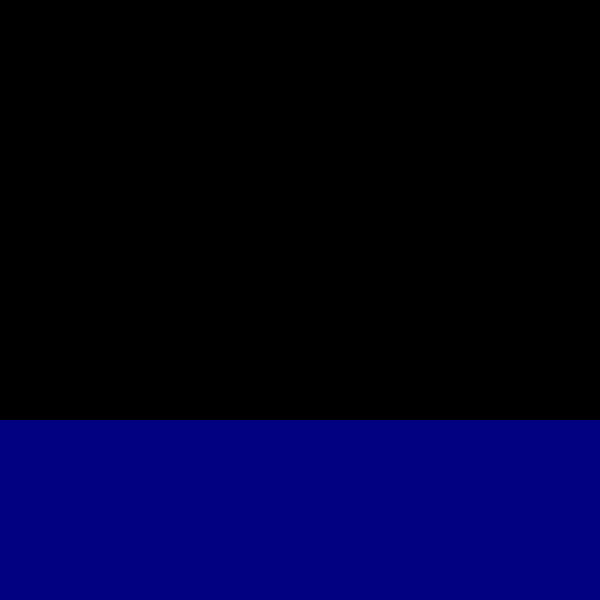
Frame 1 (no input)
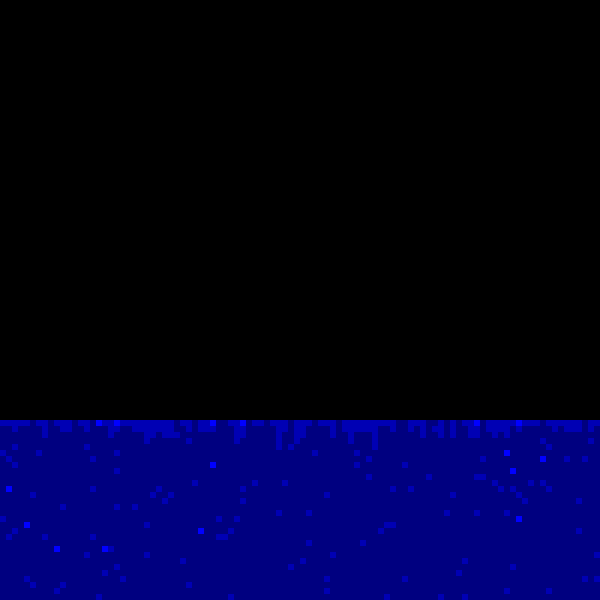
Frame 60 (the mouse pressed at the canvas centre just before this capture)
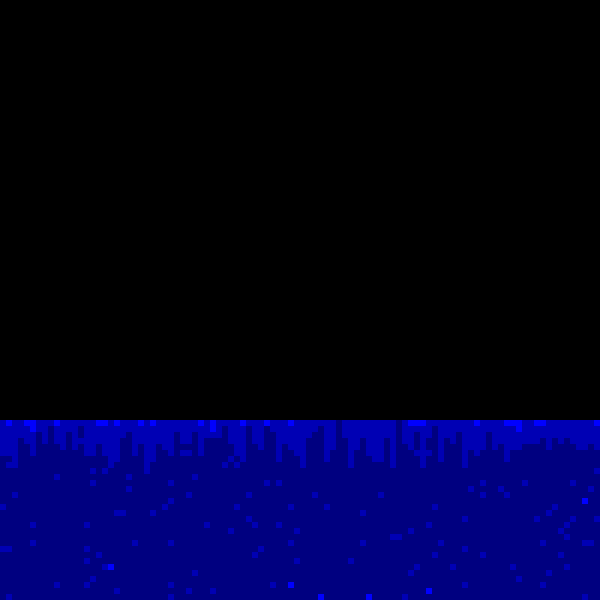
Frame 120 (the mouse held since frame 60 and released just before this capture)

The Processing sketch that drew these frames (run headless with seeded random() and noise(); from frame 60 on, the mouse is pressed at the canvas centre):

// Processing sketch: Getting_Steamy
// ── Getting_Steamy.pde
//Controls
//SPACE - Pause/Unpause
//ENTER - Step by 1 generation

int n = 100;                 //Sets how many cells high and wide the simulation will be
int waterLevel = 30;         //Sets the initial water level
float heat1 = 0.05;          //Sets the probability that a bottom row water cell will be heated (single or double)
float heat2 = heat1 * 0.05;  //Sets the probability that a bottom row water cell will be double heated
int fps = 30;                //Sets the frame rate
boolean open = true;         //Sets whether or not steam will be able to escape from the top of the window
boolean paused = false;      //Sets whether the simulation starts out in a paused or unpaused state

//Change the colors for any of the possible states
color thinSteam   = 255;
color denseSteam  = 135;
color air         = 0;
color hotWater   = color(0,0,255);
color warmWater   = color(0,0,180);
color coldWater    = color(0,0,128);
color[] colors = { thinSteam, denseSteam, air, hotWater, warmWater, coldWater };

int[][] cells;
float cellSize;

void setup(){
  cells = new int[n][n];
  size(600,600);
  cellSize = float(width)/n;
  frameRate( fps );
  noStroke();
  
  for (int row = 0; row<n; row++){
    for (int col = 0; col<n; col++){
      if (row > n-waterLevel-1){
        cells[row][col] = 5;
      }
      else{
        cells[row][col] = 2;
      }
    }
  }
  if (paused) noLoop();
}


void draw() {
  for (int row = 0; row<n; row++){
    for (int col = 0; col<n; col++){
      float x = col*cellSize;
      float y = row*cellSize;
      fill(colors[cells[row][col]]);
        
      rect(x, y, cellSize, cellSize);
    }
  }
  cells = getNextGen(cells);
  
  
}

int[][] getNextGen( int[][] thisGen ){
  
  //Make a copy of thisGen without having nextGen refer to the same array
  int[][] nextGen = new int[n][n];
  for (int i = 0; i<n; i++){
    for (int j = 0; j<n; j++){
      nextGen[i][j] = thisGen[i][j];
    }
  }
  
  
  //Handles top and bottom layer
  for (int i = 0; i < n; i++){
    
    
    //Heating bottom layer
    float chance = random(0,1);
    
    //Double Heating
    if ( chance<heat2){
      if( nextGen[n-1][i] == 5 || nextGen[n-1][i] == 3){
        nextGen[n-1][i] -= 2;
      }
      else if ( nextGen[n-1][i] == 4){
        nextGen[n-1][i] -= 3;
      }
    }
    
    //Single heating
    else if ( chance < heat1 ){
      if (  nextGen[n-1][i] == 4 || nextGen[n-1][i] == 5 ){
        nextGen[n-1][i]-=1;
      }
      else if (nextGen[n-1][i] == 3){
        nextGen[n-1][i]-=2;
      }
    }
    
    //Removing top layer
    if(open){
      nextGen[0][i] = 2;
    }
  }

  

  for (int row = 1; row<n; row++){
    for (int col = 0; col<n; col++){
      
      
      //Handles steam expansion
      boolean expanded = false;
      if( thisGen[row][col] == 1 ) {
        
        boolean water = false;
        
        for( int a=-1; a<=1; a++ ) {
          for( int b=-1; b<=1; b++ ) {
            
            //Checks for water in nearby cells
            try {
              if( thisGen[row+a][col+b] >= 3 && thisGen[row+a][col+b] <= 5 ) {
                water = true;
              }
            }
            catch( Exception e ){
            }
          }
        }
        //Expands steam if there's no water nearby
        if( !water ) {
          expanded = true;
          for( int a=-1; a<=1; a++ ) {
            for( int b=-1; b<=1; b++ ) {
              try {
                nextGen[row+a][col+b] = 0;
              }
              catch( Exception e ) {
              }
            }
          }
        }
      }
      
      
      //Makes lower density cells rise
      if( thisGen[row][col] < thisGen[row-1][col] && !expanded) {
        nextGen[row][col] = thisGen[row-1][col];
        nextGen[row-1][col] = thisGen[row][col];
      }
    }
  }

  return nextGen;
}

// ── Controls.pde
void keyPressed(){
  
  //pause-unpause with SPACE
  if (key == ' '){
    if (paused){
      loop();
      paused = false;
    }
    else{
      noLoop();
      paused = true;
    }
  } 
  
  //step with ENTER
  if (key == ENTER){
    noLoop();
    paused = true;
    redraw();
  }
  
}
